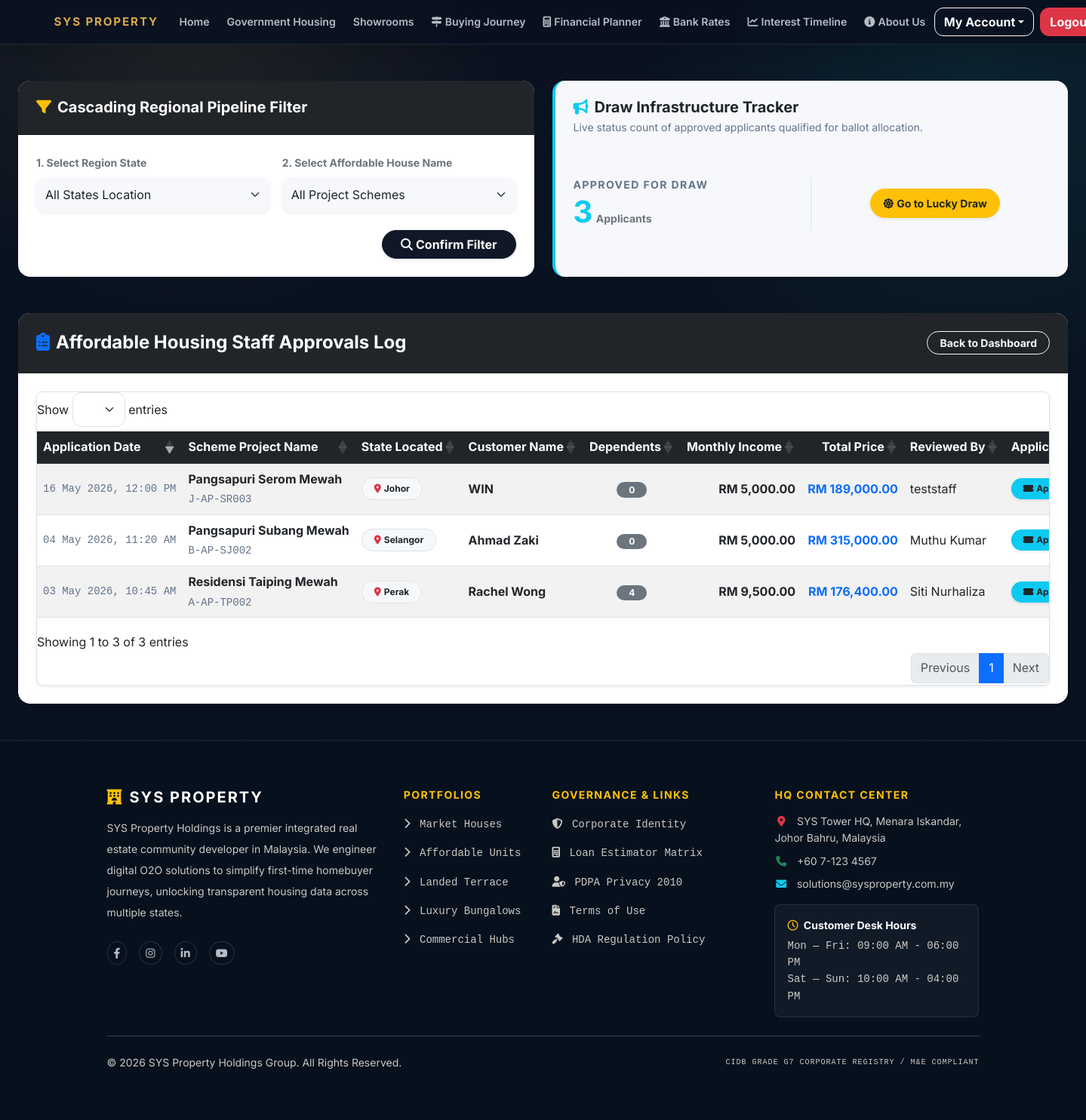
The page /admin/affordable_approvals.php (signed in) on the database as committed earlier.
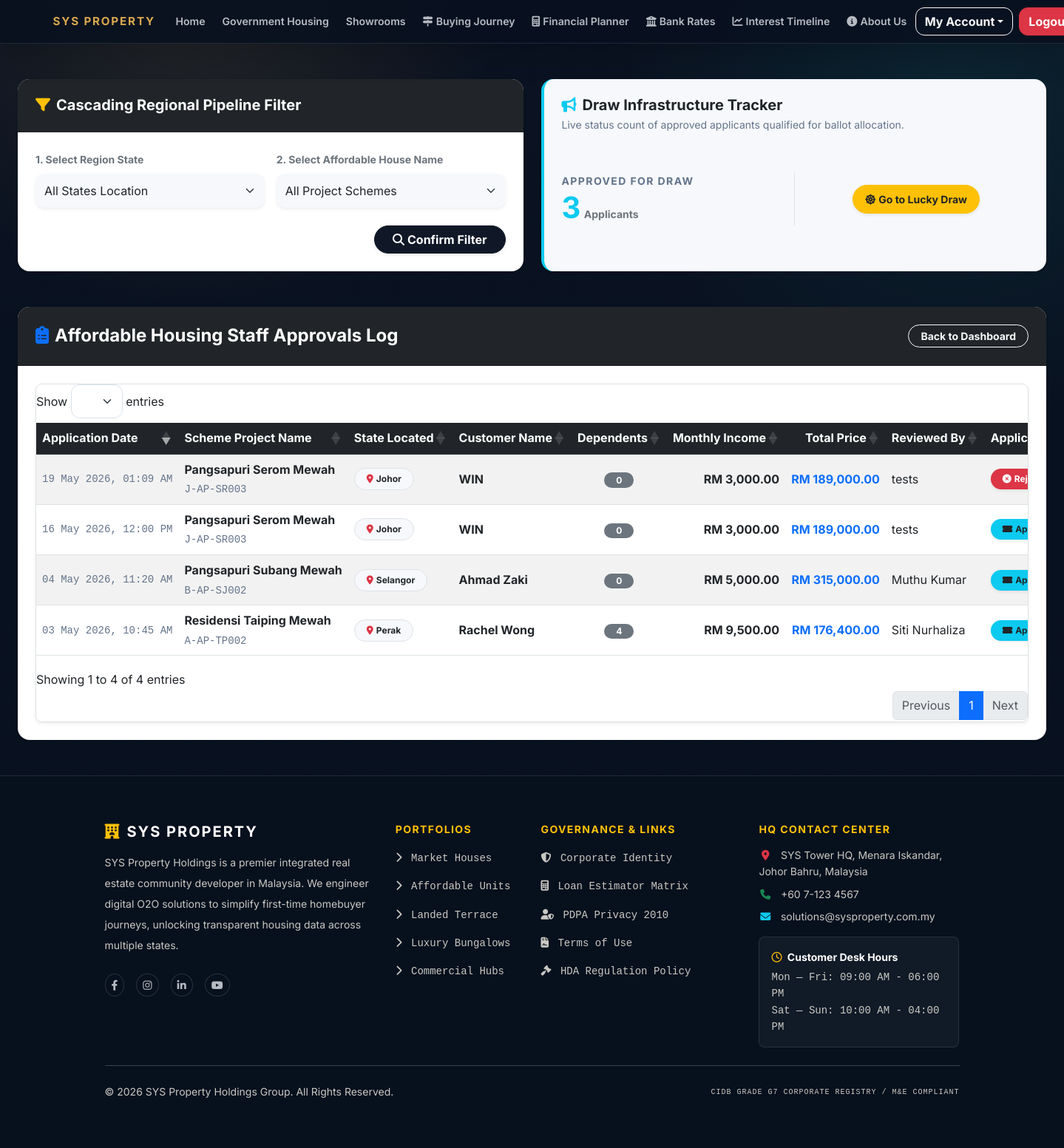
The same page on the database as committed later.
### tables this page shows
CREATE TABLE `affordable_housing_applications` (
  `application_id` int(11) NOT NULL,
  `customer_id` int(11) NOT NULL,
  `property_id` int(11) NOT NULL,
  `status` enum('PENDING_REVIEW','APPROVED_FOR_DRAW','REJECTED','WINNER') NOT NULL DEFAULT 'PENDING_REVIEW',
  `reviewed_by_staff_id` int(11) DEFAULT NULL,
  `application_date` datetime DEFAULT current_timestamp()
);

CREATE TABLE `properties` (
  `property_id` int(11) NOT NULL,
  `property_code` varchar(20) NOT NULL,
  `project_name` varchar(255) NOT NULL,
  `state` varchar(100) NOT NULL,
  `property_type` enum('AFFORDABLE','TERRACE','BUNGALOW','COMMERCIAL','APARTMENT') NOT NULL,
  `price` decimal(12,2) NOT NULL,
  `total_units` int(11) NOT NULL,
  `built_up_sqft` int(11) NOT NULL,
  `income_limit_rm` decimal(10,2) DEFAULT NULL,
  `status` enum('ACTIVE','SOLD_OUT','ARCHIVED') NOT NULL DEFAULT 'ACTIVE',
  `image_filename` varchar(255) NOT NULL,
  `image_search_keyword` varchar(255) NOT NULL,
  `is_affordable` tinyint(1) NOT NULL DEFAULT 0
);

CREATE TABLE `customers` (
  `customer_id` int(11) NOT NULL,
  `full_name` varchar(255) NOT NULL,
  `phone_number` varchar(20) NOT NULL,
  `marital_status` enum('SINGLE','MARRIED') NOT NULL,
  `dependents_count` int(11) NOT NULL DEFAULT 0,
  `occupation` varchar(150) NOT NULL,
  `monthly_income` decimal(10,2) NOT NULL,
  `profile_image` varchar(255) DEFAULT NULL
);

CREATE TABLE `staff` (
  `staff_id` int(11) NOT NULL,
  `full_name` varchar(255) NOT NULL,
  `phone_number` varchar(20) NOT NULL,
  `assigned_state` varchar(100) NOT NULL,
  `profile_image` varchar(255) DEFAULT NULL
);

### admin/affordable_approvals.php (the view, shortened to what the rows shown need)
<?php
require_once '../includes/db_connect.php';
$query = "SELECT aha.application_date, p.project_name, p.property_code, p.state, p.price,
                 c.full_name AS customer_name, c.dependents_count, c.monthly_income,
                 s.full_name AS staff_name, aha.status
          FROM affordable_housing_applications aha
          JOIN customers c ON aha.customer_id = c.customer_id
          JOIN properties p ON aha.property_id = p.property_id
          LEFT JOIN staff s ON aha.reviewed_by_staff_id = s.staff_id
          WHERE aha.status IN ('APPROVED_FOR_DRAW', 'WINNER', 'REJECTED')
          ORDER BY aha.application_date DESC";
$result = $conn->query($query);
include '../includes/header.php';
?>
<link rel="stylesheet" href="https://cdn.datatables.net/1.13.6/css/dataTables.bootstrap5.min.css">
<div class="container-fluid mt-5 px-4">
    <div class="card shadow-sm border-0 rounded-4 mb-5">
        <div class="card-body p-4">
            <div class="table-responsive border rounded-3 shadow-sm" style="max-height: 600px; overflow: auto; white-space: nowrap;">
                <table id="approvalsTable" class="table table-striped table-hover align-middle mb-0" style="width:100%">
                    <thead class="table-dark sticky-top">
                        <tr>
                            <th>Application Date</th>
                            <th>Scheme Project Name</th>
                            <th>State Located</th>
                            <th>Customer Name</th>
                            <th class="text-center">Dependents</th>
                            <th class="text-end">Monthly Income</th>
                            <th class="text-end">Total Price</th>
                            <th>Reviewed By</th>
                            <th>Application Status</th>
                        </tr>
                    </thead>
                    <tbody>
                        <?php while ($row = $result->fetch_assoc()): ?>
                            <tr>
                                <td class="font-monospace text-muted small"><?php echo htmlspecialchars(date('d M Y, h:i A', strtotime($row['application_date']))); ?></td>
                                <td>
                                    <span class="d-block fw-bold text-dark"><?php echo htmlspecialchars($row['project_name']); ?></span>
                                    <small class="text-muted font-monospace small"><?php echo htmlspecialchars($row['property_code']); ?></small>
                                </td>
                                <td><span class="badge bg-light text-dark border px-3 py-2 rounded-pill"><i class="fas fa-map-marker-alt text-danger me-1"></i><?php echo htmlspecialchars($row['state']); ?></span></td>
                                <td class="fw-bold"><?php echo htmlspecialchars($row['customer_name']); ?></td>
                                <td class="text-center"><span class="badge bg-secondary rounded-pill px-3"><?php echo $row['dependents_count']; ?></span></td>
                                <td class="text-end text-dark fw-bold">RM <?php echo number_format($row['monthly_income'], 2); ?></td>
                                <td class="text-end text-primary fw-bold">RM <?php echo number_format($row['price'], 2); ?></td>
                                <td><?php echo $row['staff_name'] ? htmlspecialchars($row['staff_name']) : '<span class="text-muted italic small"><i class="fas fa-robot me-1"></i>System Allocated</span>'; ?></td>
                                <td>
                                    <?php if ($row['status'] === 'APPROVED_FOR_DRAW'): ?>
                                        <span class="badge bg-info text-dark px-3 py-2 rounded-pill shadow-sm"><i class="fas fa-ticket-alt me-1"></i>Approved for Draw</span>
                                    <?php elseif ($row['status'] === 'WINNER'): ?>
                                        <span class="badge bg-success px-3 py-2 rounded-pill shadow-sm"><i class="fas fa-trophy me-1"></i>Winner</span>
                                    <?php else: ?>
                                        <span class="badge bg-danger px-3 py-2 rounded-pill shadow-sm"><i class="fas fa-times-circle me-1"></i>Rejected</span>
                                    <?php endif; ?>
                                </td>
                            </tr>
                        <?php endwhile; ?>
                    </tbody>
                </table>
            </div>
        </div>
    </div>
</div>
<?php include '../includes/footer.php'; ?>

Rows that differ between the two databases and show on the page:
added affordable_housing_applications: application_date "19 May 2026, 01:09 AM", property.project_name "Pangsapuri Serom Mewah", property.property_code "J-AP-SR003", property.state "Johor", customer.full_name "WIN", customer.dependents_count "0", customer.monthly_income "3,000.00", property.price "189,000.00", reviewed_by_staff.full_name "tests", status "REJECTED" (drawn)
changed through a linked row, affordable_housing_applications "16 May 2026, 12:00 PM": customer.monthly_income "5,000.00" → "3,000.00"; reviewed_by_staff.full_name "teststaff" → "tests"
Other text that changed with them:
text written by a page script: "Show entries Showing 1 to 3 of 3 entries Previous 1 Next" → "Show entries Showing 1 to 4 of 4 entries Previous 1 Next"
